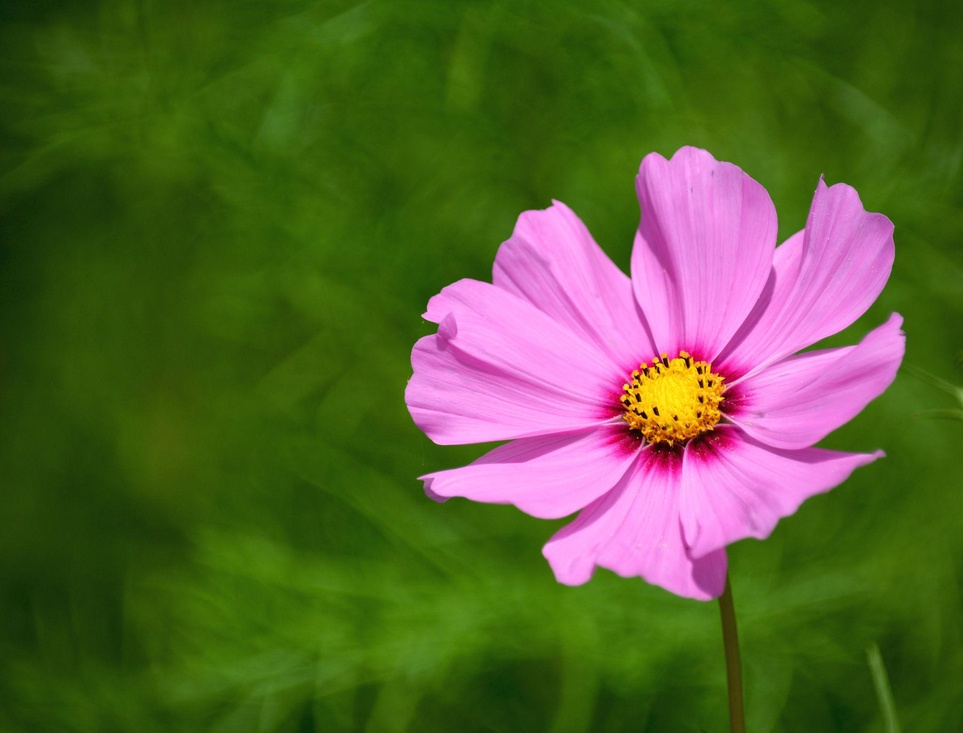
#> input picture exp5/sample_image.jpg, 963 x 733 px, shrunk from 2048 x 1558 before the run
$ python 'histogram of the given input image based on color.py'
#> lines starting #> are read from the running program, lines starting #| are printed output that depends on the picture
import cv2
import matplotlib.pyplot as plt
import os

def analyze_color_histogram(image_path):
    """
    Analyzes and plots the color histogram (Blue, Green, Red) of an input image.
    """
#> called with image_path = 'sample_image.jpg'
    # 1. Check if the file exists
    if not os.path.exists(image_path):
        print(f"Error: The image file was not found at '{image_path}'.")
        print("Please check the path and filename.")
        return

    # 2. Load the image using OpenCV
    # OpenCV loads images in BGR format by default
    image = cv2.imread(image_path)
#> image is the input picture: shape (733, 963, 3); mean B, G, R 49.1, 97.3, 88.3

    if image is None:
        print("Error: Could not open or read the image.")
        return

    # 3. Split the image into its Blue, Green, and Red channels
    channels = cv2.split(image)
    colors = ('b', 'g', 'r')
    channel_names = ('Blue Channel', 'Green Channel', 'Red Channel')

    # 4. Set up the matplotlib plot
    plt.figure(figsize=(10, 5))
    plt.title('Color Histogram Analysis')
    plt.xlabel('Color Level (0 - 255)')
    plt.ylabel('Number of Pixels')

    # 5. Calculate and plot the histogram for each channel
    # cv2.calcHist(images, channels, mask, histSize, ranges)
    for channel, color, name in zip(channels, colors, channel_names):
        hist = cv2.calcHist([channel], [0], None, [256], [0, 256])
        plt.plot(hist, color=color, label=name, linewidth=2)
        plt.xlim([0, 256])
#> this loop made 3 passes
#> (color, name) on passes 1 to 3: ('b', 'Blue Channel'), ('g', 'Green Channel'), ('r', 'Red Channel')

    plt.legend()
    plt.grid(True, linestyle='--', alpha=0.6)
    plt.show()
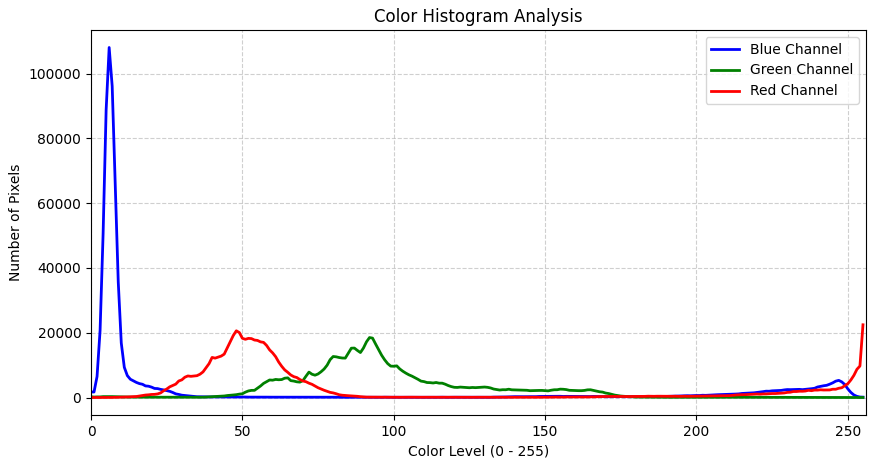
#> figure drawn by matplotlib, 1 panel; curve peaks at x = 6, y = 108076; curve peaks at x = 92, y = 18510; curve peaks at x = 255, y = 22455

# --- Execution ---
if __name__ == "__main__":
    # Provide the path to your input image here
    input_image_path = "sample_image.jpg"

    analyze_color_histogram(input_image_path)
